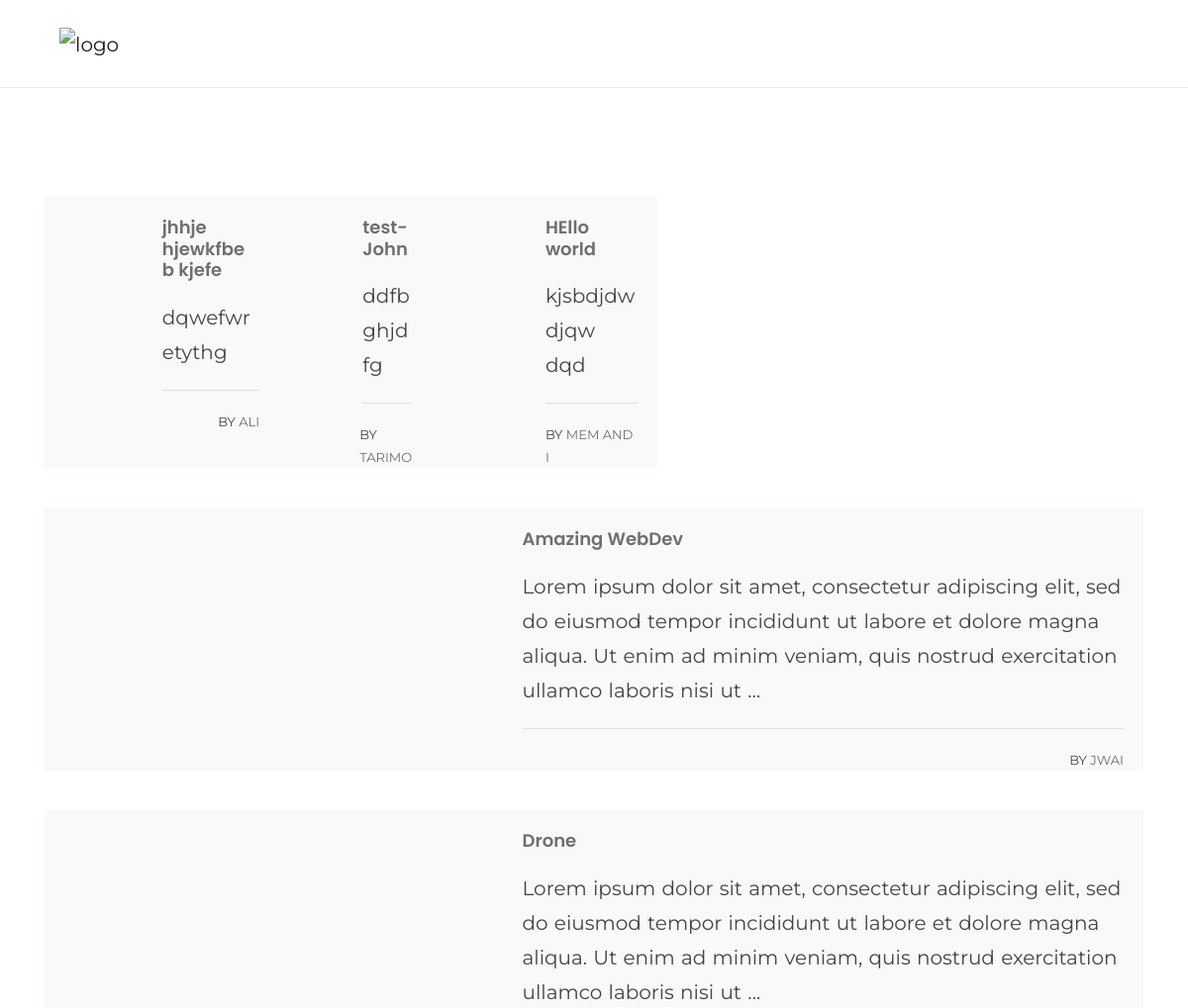
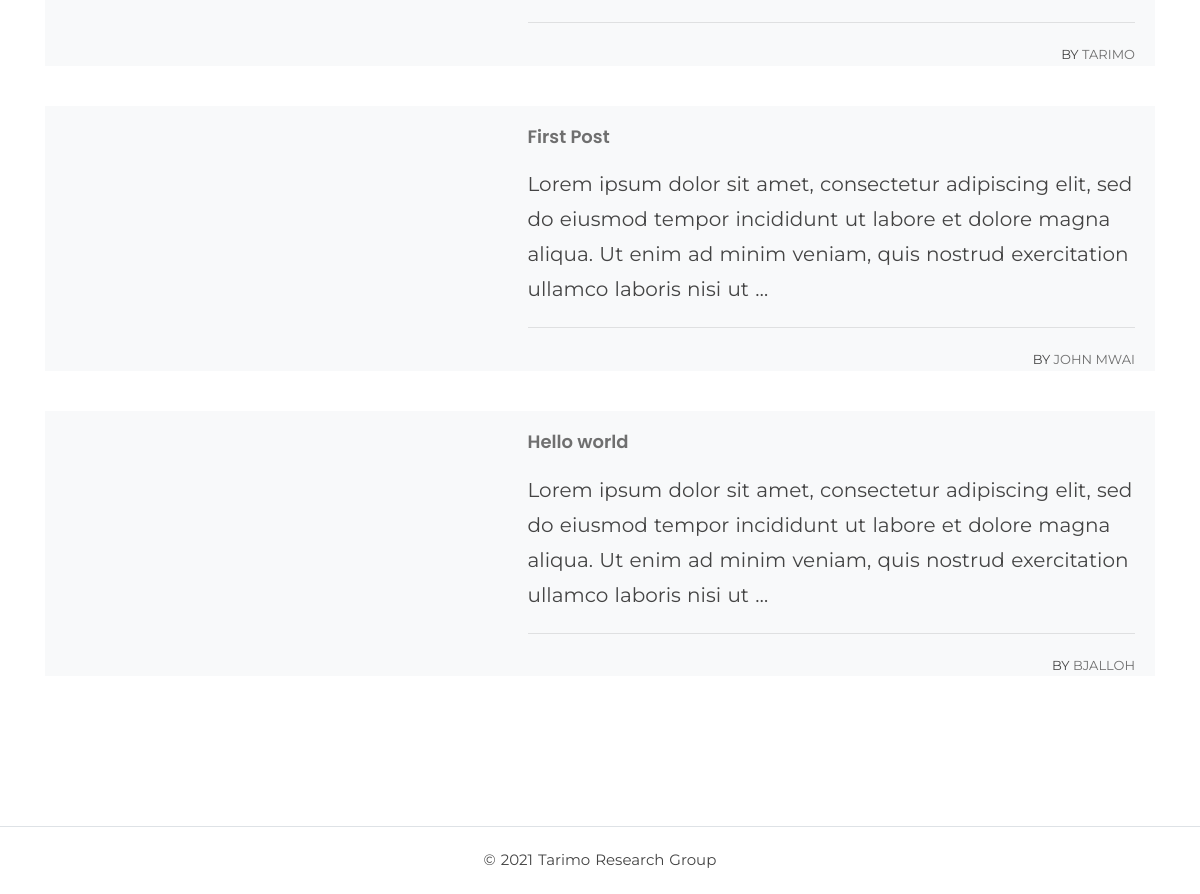
The app's page /blogs/ with its own data (2 pictures, top to bottom).
### research_site/models.py (models this page shows, shortened)
class Post(models.Model):
	title = models.CharField(max_length=200)
	author = models.CharField(max_length=200)
	content = models.TextField()
	created_date = models.DateTimeField(auto_now_add=True,verbose_name="Creation Date")
	post_image = models.FileField(upload_to='posts', blank = True,null = True,verbose_name="Add Photos to Article")
	slug = models.SlugField(unique=True, blank=True, null=True)
	class Meta:
		ordering = ['-created_date']

### research_site/views.py (the view)
# urls.py: path('blogs/', BlogView.as_view(), name='blogs'),
class BlogView(ListView):
    model = Post
    template_name = 'blog.html'
    context_object_name = "blogs"

### templates/blog.html (shortened to what this page needs)
{% extends "base.html" %}
{% load static %}
{% block content %}
<div class="row">
  {% for blog in blogs %}
  <div class="card margin-40px-bottom border-0 bg-light rounded-0">
      <div class="row no-gutters list-blog">
          <div class="col-md-5">
            {% if blog.post_image %}
              <div class="bg-img cover-background h-100 min-height-250" data-overlay-dark="0" data-background="{{ blog.post_image.url }}"></div>
            {% else %}
            <div class="bg-img cover-background h-100 min-height-250" data-overlay-dark="0" data-background="{% static '../media/projects/tress.jpg' %}"></div>
            {% endif %}
          </div>
          <div class="col-md-7">
              <div class="card-body">
                  <h5><a href="{% url 'blog_detail' blog.slug %}">{{ blog.title }}</a></h5>
                  <p>{{ blog.content|truncatechars:200 }}</p>
                  <div class="meta">
                      <span class="author">By <a href="#!">{{ blog.author }}</a></span>
                  </div>
              </div>
          </div>
      </div>
  </div>
  {% endfor %}
</div>
{% endblock %}

### assets/css/styles.css (style rules this page uses)
.min-height-250 { min-height: 250px; }
.list-blog h5 { font-size: 18px; }
.list-blog .meta { border-top: 1px solid rgba(0, 0, 0, 0.1); font-size: 13px; text-transform: uppercase; padding-top: 20px; margin-top: 20px; }
.list-blog .meta .author { float: right; }

### records on screen
Post: title "jhhje hjewkfbe b kjefe", content "dqwefwretythg", author "ALI"
Post: title "test-John", content "ddfbghjdfg", author "TARIMO"
Post: title "HEllo world", content "kjsbdjdwdjqw dqd", author "MEM AND I"
Post: title "Amazing WebDev", content "Lorem ipsum dolor sit amet, consectetur adipiscing elit, sed do eiusmod tempor incididunt ut labore et dolore magna aliqua. Ut enim ad minim veniam, quis nostrud exercitation ullamco laboris nisi ut …", author "JWAI"
Post: title "Drone", content "Lorem ipsum dolor sit amet, consectetur adipiscing elit, sed do eiusmod tempor incididunt ut labore et dolore magna aliqua. Ut enim ad minim veniam, quis nostrud exercitation ullamco laboris nisi ut …", author "TARIMO"
Post: title "First Post", content "Lorem ipsum dolor sit amet, consectetur adipiscing elit, sed do eiusmod tempor incididunt ut labore et dolore magna aliqua. Ut enim ad minim veniam, quis nostrud exercitation ullamco laboris nisi ut …", author "JOHN MWAI"
Post: title "Hello world", content "Lorem ipsum dolor sit amet, consectetur adipiscing elit, sed do eiusmod tempor incididunt ut labore et dolore magna aliqua. Ut enim ad minim veniam, quis nostrud exercitation ullamco laboris nisi ut …", author "BJALLOH"
